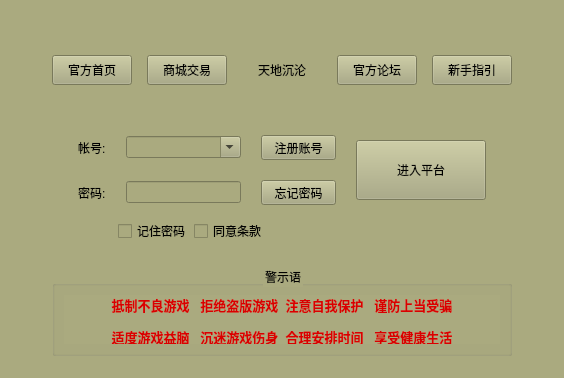
<?xml version="1.0" encoding="UTF-8"?>
<ui version="4.0">
 <class>LoginUI</class>
 <widget class="QWidget" name="LoginUI">
  <property name="geometry">
   <rect>
    <x>0</x>
    <y>0</y>
    <width>564</width>
    <height>378</height>
   </rect>
  </property>
  <property name="windowTitle">
   <string>Dialog</string>
  </property>
  <property name="styleSheet">
   <string notr="true">background-color: rgb(170, 170, 127);</string>
  </property>
  <layout class="QGridLayout" name="gridLayout_2">
   <item row="1" column="0">
    <layout class="QGridLayout" name="gridLayout">
     <item row="1" column="1">
      <layout class="QHBoxLayout" name="horizontalLayout_5">
       <item>
        <spacer name="horizontalSpacer">
         <property name="orientation">
          <enum>Qt::Horizontal</enum>
         </property>
         <property name="sizeType">
          <enum>QSizePolicy::Maximum</enum>
         </property>
         <property name="sizeHint" stdset="0">
          <size>
           <width>40</width>
           <height>40</height>
          </size>
         </property>
        </spacer>
       </item>
       <item>
        <widget class="QCheckBox" name="checkBoxForget">
         <property name="minimumSize">
          <size>
           <width>70</width>
           <height>18</height>
          </size>
         </property>
         <property name="maximumSize">
          <size>
           <width>70</width>
           <height>18</height>
          </size>
         </property>
         <property name="text">
          <string>记住密码</string>
         </property>
        </widget>
       </item>
       <item>
        <widget class="QCheckBox" name="checkBoxAgreed">
         <property name="minimumSize">
          <size>
           <width>70</width>
           <height>18</height>
          </size>
         </property>
         <property name="maximumSize">
          <size>
           <width>70</width>
           <height>18</height>
          </size>
         </property>
         <property name="text">
          <string>同意条款</string>
         </property>
        </widget>
       </item>
       <item>
        <spacer name="horizontalSpacer_2">
         <property name="orientation">
          <enum>Qt::Horizontal</enum>
         </property>
         <property name="sizeHint" stdset="0">
          <size>
           <width>40</width>
           <height>20</height>
          </size>
         </property>
        </spacer>
       </item>
      </layout>
     </item>
     <item row="0" column="1">
      <layout class="QHBoxLayout" name="horizontalLayout">
       <property name="spacing">
        <number>20</number>
       </property>
       <property name="sizeConstraint">
        <enum>QLayout::SetFixedSize</enum>
       </property>
       <item>
        <layout class="QVBoxLayout" name="verticalLayout_2">
         <item>
          <layout class="QHBoxLayout" name="horizontalLayout_2">
           <item>
            <widget class="QLabel" name="label">
             <property name="text">
              <string>帐号:</string>
             </property>
            </widget>
           </item>
           <item>
            <widget class="QComboBox" name="comboBoxName">
             <property name="minimumSize">
              <size>
               <width>115</width>
               <height>22</height>
              </size>
             </property>
             <property name="maximumSize">
              <size>
               <width>115</width>
               <height>22</height>
              </size>
             </property>
             <property name="editable">
              <bool>true</bool>
             </property>
             <property name="duplicatesEnabled">
              <bool>false</bool>
             </property>
            </widget>
           </item>
           <item>
            <widget class="QPushButton" name="pushButtonRegist">
             <property name="minimumSize">
              <size>
               <width>75</width>
               <height>25</height>
              </size>
             </property>
             <property name="maximumSize">
              <size>
               <width>75</width>
               <height>25</height>
              </size>
             </property>
             <property name="text">
              <string>注册账号</string>
             </property>
            </widget>
           </item>
          </layout>
         </item>
         <item>
          <layout class="QHBoxLayout" name="horizontalLayout_3">
           <item>
            <widget class="QLabel" name="label_2">
             <property name="text">
              <string>密码:</string>
             </property>
            </widget>
           </item>
           <item>
            <widget class="QLineEdit" name="lineEditPassword">
             <property name="minimumSize">
              <size>
               <width>115</width>
               <height>22</height>
              </size>
             </property>
             <property name="maximumSize">
              <size>
               <width>115</width>
               <height>22</height>
              </size>
             </property>
             <property name="echoMode">
              <enum>QLineEdit::Password</enum>
             </property>
            </widget>
           </item>
           <item>
            <widget class="QPushButton" name="pushButtonForget">
             <property name="maximumSize">
              <size>
               <width>75</width>
               <height>25</height>
              </size>
             </property>
             <property name="text">
              <string>忘记密码</string>
             </property>
            </widget>
           </item>
          </layout>
         </item>
        </layout>
       </item>
       <item>
        <widget class="QPushButton" name="pushButtonEnter">
         <property name="minimumSize">
          <size>
           <width>130</width>
           <height>60</height>
          </size>
         </property>
         <property name="maximumSize">
          <size>
           <width>130</width>
           <height>60</height>
          </size>
         </property>
         <property name="text">
          <string>进入平台</string>
         </property>
        </widget>
       </item>
      </layout>
     </item>
     <item row="0" column="0">
      <spacer name="horizontalSpacer_3">
       <property name="orientation">
        <enum>Qt::Horizontal</enum>
       </property>
       <property name="sizeHint" stdset="0">
        <size>
         <width>40</width>
         <height>20</height>
        </size>
       </property>
      </spacer>
     </item>
     <item row="0" column="2">
      <spacer name="horizontalSpacer_4">
       <property name="orientation">
        <enum>Qt::Horizontal</enum>
       </property>
       <property name="sizeHint" stdset="0">
        <size>
         <width>40</width>
         <height>20</height>
        </size>
       </property>
      </spacer>
     </item>
    </layout>
   </item>
   <item row="2" column="0">
    <layout class="QHBoxLayout" name="horizontalLayout_4">
     <item>
      <widget class="QGroupBox" name="groupBox">
       <property name="minimumSize">
        <size>
         <width>460</width>
         <height>90</height>
        </size>
       </property>
       <property name="maximumSize">
        <size>
         <width>460</width>
         <height>90</height>
        </size>
       </property>
       <property name="styleSheet">
        <string notr="true"/>
       </property>
       <property name="title">
        <string>警示语</string>
       </property>
       <property name="alignment">
        <set>Qt::AlignCenter</set>
       </property>
       <layout class="QVBoxLayout" name="verticalLayout">
        <item>
         <widget class="QLabel" name="label_3">
          <property name="styleSheet">
           <string notr="true"/>
          </property>
          <property name="text">
           <string>&lt;!DOCTYPE HTML PUBLIC &quot;-//W3C//DTD HTML 4.0//EN&quot; &quot;http://www.w3.org/TR/REC-html40/strict.dtd&quot;&gt;
&lt;html&gt;&lt;head&gt;&lt;meta name=&quot;qrichtext&quot; content=&quot;1&quot; /&gt;&lt;style type=&quot;text/css&quot;&gt;
p, li { white-space: pre-wrap; }
&lt;/style&gt;&lt;/head&gt;&lt;body style=&quot; font-family:'SimSun'; font-size:9pt; font-weight:400; font-style:normal;&quot;&gt;
&lt;p align=&quot;center&quot; style=&quot; margin-top:12px; margin-bottom:12px; margin-left:0px; margin-right:0px; -qt-block-indent:0; text-indent:0px;&quot;&gt;&lt;span style=&quot; font-size:10pt; font-weight:600; color:#d90000;&quot;&gt;抵制不良游戏   拒绝盗版游戏  注意自我保护   谨防上当受骗&lt;/span&gt;&lt;/p&gt;
&lt;p align=&quot;center&quot; style=&quot; margin-top:12px; margin-bottom:12px; margin-left:0px; margin-right:0px; -qt-block-indent:0; text-indent:0px;&quot;&gt;&lt;span style=&quot; font-size:10pt; font-weight:600; color:#d90000;&quot;&gt;适度游戏益脑   沉迷游戏伤身  合理安排时间   享受健康生活&lt;/span&gt;&lt;/p&gt;&lt;/body&gt;&lt;/html&gt;</string>
          </property>
          <property name="scaledContents">
           <bool>false</bool>
          </property>
          <property name="alignment">
           <set>Qt::AlignCenter</set>
          </property>
         </widget>
        </item>
       </layout>
      </widget>
     </item>
    </layout>
   </item>
   <item row="0" column="0">
    <widget class="QFrame" name="horizontalFrame_6">
     <property name="minimumSize">
      <size>
       <width>0</width>
       <height>100</height>
      </size>
     </property>
     <property name="maximumSize">
      <size>
       <width>16777215</width>
       <height>100</height>
      </size>
     </property>
     <layout class="QHBoxLayout" name="horizontalLayout_6">
      <property name="spacing">
       <number>15</number>
      </property>
      <item>
       <spacer name="horizontalSpacer_5">
        <property name="orientation">
         <enum>Qt::Horizontal</enum>
        </property>
        <property name="sizeHint" stdset="0">
         <size>
          <width>40</width>
          <height>20</height>
         </size>
        </property>
       </spacer>
      </item>
      <item>
       <widget class="QPushButton" name="pushButton_4">
        <property name="minimumSize">
         <size>
          <width>80</width>
          <height>30</height>
         </size>
        </property>
        <property name="maximumSize">
         <size>
          <width>80</width>
          <height>30</height>
         </size>
        </property>
        <property name="text">
         <string>官方首页</string>
        </property>
       </widget>
      </item>
      <item>
       <widget class="QPushButton" name="pushButton_5">
        <property name="minimumSize">
         <size>
          <width>80</width>
          <height>30</height>
         </size>
        </property>
        <property name="maximumSize">
         <size>
          <width>80</width>
          <height>30</height>
         </size>
        </property>
        <property name="text">
         <string>商城交易</string>
        </property>
       </widget>
      </item>
      <item>
       <widget class="QLabel" name="label_4">
        <property name="minimumSize">
         <size>
          <width>80</width>
          <height>0</height>
         </size>
        </property>
        <property name="text">
         <string>天地沉沦</string>
        </property>
        <property name="alignment">
         <set>Qt::AlignCenter</set>
        </property>
       </widget>
      </item>
      <item>
       <widget class="QPushButton" name="pushButton_6">
        <property name="minimumSize">
         <size>
          <width>80</width>
          <height>30</height>
         </size>
        </property>
        <property name="maximumSize">
         <size>
          <width>80</width>
          <height>30</height>
         </size>
        </property>
        <property name="text">
         <string>官方论坛</string>
        </property>
       </widget>
      </item>
      <item>
       <widget class="QPushButton" name="pushButton_7">
        <property name="minimumSize">
         <size>
          <width>80</width>
          <height>30</height>
         </size>
        </property>
        <property name="maximumSize">
         <size>
          <width>80</width>
          <height>30</height>
         </size>
        </property>
        <property name="text">
         <string>新手指引</string>
        </property>
       </widget>
      </item>
      <item>
       <spacer name="horizontalSpacer_6">
        <property name="orientation">
         <enum>Qt::Horizontal</enum>
        </property>
        <property name="sizeHint" stdset="0">
         <size>
          <width>40</width>
          <height>20</height>
         </size>
        </property>
       </spacer>
      </item>
     </layout>
    </widget>
   </item>
  </layout>
 </widget>
 <tabstops>
  <tabstop>comboBoxName</tabstop>
  <tabstop>lineEditPassword</tabstop>
  <tabstop>checkBoxAgreed</tabstop>
  <tabstop>checkBoxForget</tabstop>
  <tabstop>pushButtonRegist</tabstop>
  <tabstop>pushButtonForget</tabstop>
  <tabstop>pushButton_5</tabstop>
  <tabstop>pushButton_6</tabstop>
 </tabstops>
 <resources/>
 <connections/>
</ui>
